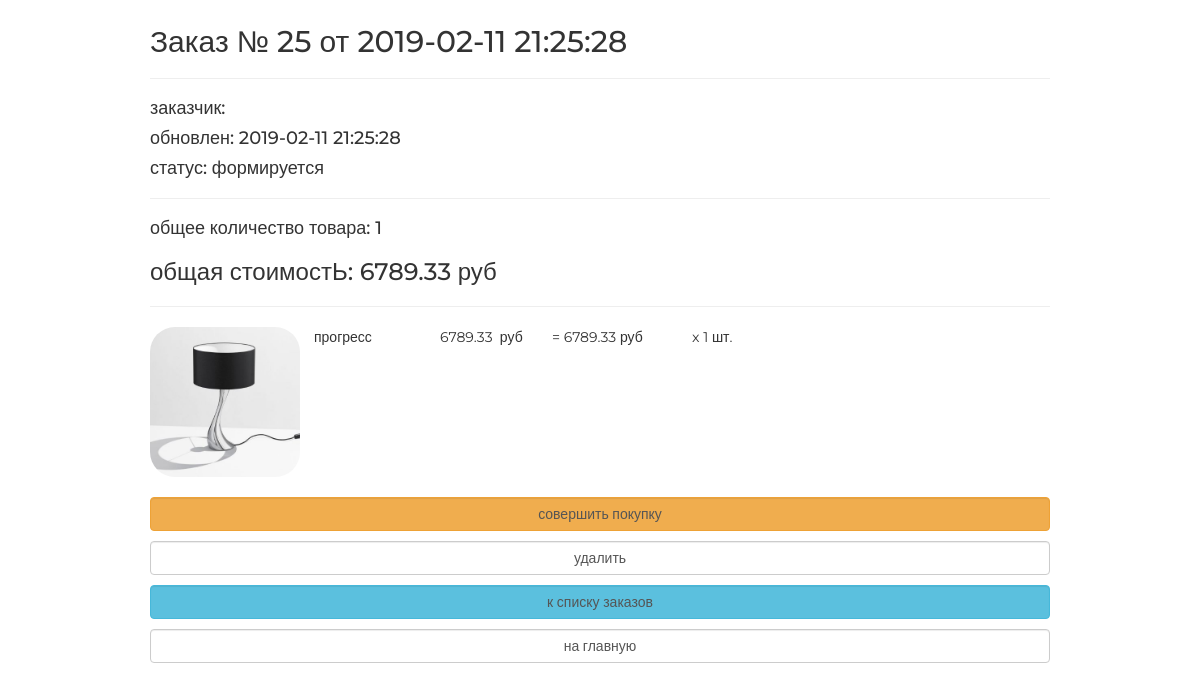
The app's page /order/read/25 with its own data.
### ordersapp/models.py (models this page shows, shortened)
class Order(models.Model):
    FORMING = 'FM'
    SENT_TO_PROCEED = 'STP'
    PROCEED = 'PRD'
    PAID = 'PD'
    READY = 'RDY'
    CANCEL = 'CNC'
    ORDER_STATUS_CHOICES = (
        (FORMING, 'формируется'),
        (SENT_TO_PROCEED, 'отправлен в обработку'),
        (PROCEED, 'обрабатывается'),
        (PAID, 'оплачен'),
        (READY, 'готов к выдаче'),
        (CANCEL, 'отменен'),
    )
    user = models.ForeignKey(settings.AUTH_USER_MODEL, on_delete=models.CASCADE)
    created = models.DateTimeField(verbose_name='создан', auto_now_add=True)
    updated = models.DateTimeField(verbose_name='обновлен', auto_now=True)
    status = models.CharField(verbose_name='статус', max_length=3, choices=ORDER_STATUS_CHOICES, default=FORMING)
    is_active = models.BooleanField(verbose_name='активен', default=True)
    class Meta:
        ordering = ('-created',)
        verbose_name = 'заказ'
        verbose_name_plural = 'заказы'
    def get_total_quantity(self):
        items = self.orderitems.select_related()
        return sum(list(map(lambda x: x.quantity, items)))
    def get_total_cost(self):
        items = self.orderitems.select_related()
        return sum(list(map(lambda x: x.quantity * x.product.price, items)))

class OrderItem(models.Model):
    order = models.ForeignKey(Order, related_name="orderitems", on_delete=models.CASCADE)
    product = models.ForeignKey(Product, verbose_name='продукт', on_delete=models.CASCADE)
    quantity = models.PositiveIntegerField(verbose_name='количество', default=0)
    def get_product_cost(self):
        return self.product.price * self.quantity

### mainapp/models.py (models this page shows, shortened)
class Product(models.Model):
    category = models.ForeignKey(ProductCategory, on_delete=models.CASCADE)
    name = models.CharField(verbose_name='имя продукта', max_length=128)
    image = models.ImageField(upload_to='products_images', blank=True)
    short_desc = models.CharField(verbose_name='краткое описание продукта', max_length=60, blank=True)
    description = models.TextField(verbose_name='описание продукта', blank=True)
    price = models.DecimalField(verbose_name='цена продукта', max_digits=8, decimal_places=2, default=0)
    quantity = models.PositiveIntegerField(verbose_name='количество на складе', default=0)
    is_active = models.BooleanField(verbose_name='активна', default=True)

### ordersapp/views.py (the view)
# urls.py: path('read/<int:pk>', ordersapp.OrderRead.as_view(), name='order_read'),
class OrderRead(DetailView):
    model = Order
    def get_context_data(self, **kwargs):
        context = super(OrderRead, self).get_context_data(**kwargs)
        context['title'] = 'заказ/просмотр'
        return context

### mainapp/context_processors.py (called while the page is built)
def basket(request):
    print(f'context processor basket works')
    basket = []
    if request.user.is_authenticated:
        basket = Basket.objects.filter(user=request.user)
    return {'basket': basket, }

### ordersapp/templatetags/my_template.py (called while the page is built)
def media_folder_products(string):
    if not string:
        string = 'products_images/default.jpg'
    new_string = "{}{}".format(URL_PREFIX, string)
    return new_string

### ordersapp/templates/ordersapp/order_detail.html (shortened to what this page needs)
{% extends 'ordersapp/base.html' %}
{% load static %}
{% load my_template %}
{% block content %}
    {% include 'ordersapp/includes/inc_order_summary.html' %}
    <div class="basket_list">
        {% for item in object.orderitems.select_related %}
            <div class="basket_record">
                <img src="{{ item.product.image|media_folder_products }}" alt="{{ item.product.short_desc }}">
                <span class="product_name">{{ item.product.name }}</span>
                <span class="product_price">{{ item.product.price }} &nbspруб</span>
                <span class="product_quantity">x {{ item.quantity }} шт.</span>
                <span class="product_cost"> = {{ item.get_product_cost }}&nbspруб</span>
            </div>
        {% endfor %}
    </div>
    {% include 'ordersapp/includes/inc_order_actions.html' %}
{% endblock %}

### ordersapp/templates/ordersapp/includes/inc_order_summary.html (shortened to what this page needs)
{% if object %}
    <div class="h2">Заказ № {{ object.pk }} от {{ object.created|date:"Y-m-d H:i:s" }}</div>
    <hr>
    <div class="h4">заказчик: {{ user.last_name }} {{ user.first_name }}</div>
    <div class="h4">обновлен: {{ object.updated|date:"Y-m-d H:i:s" }}</div>
    <div class="h4">статус: {{ object.get_status_display }}</div>
    <hr>
    <div class="h4">
        общее количество товара: <span class="order_total_quantity">{{ object.get_total_quantity }}</span>
    </div>
    <div class="h3">
        общая стоимостЬ: <span class="order_total_cost">{{ object.get_total_cost }}</span> руб
    </div>
{% endif %}
<hr>

### static/css/style.css (style rules this page uses)
* { margin: 0; padding: 0; }
.order_container img { display: block; float: left; width: 150px; border-radius: 25px; }
body { font-family: 'Montserrat', sans-serif; }
html, body { height: 100%; }
.basket_list span.product_name { margin-left: 1em; width: 8em; position: relative; display: block; float: left; }
.basket_list span.product_price { margin-left: 1em; width: 7em; position: relative; display: block; float: left; }
.basket_list span.product_cost { margin-left: 1em; width: 10em; position: relative; display: block; float: left; }
.basket_list .basket_record { position: relative; display: block; height: 170px; float: none; }

### records on screen
Order: pk "25", created "2019-02-11 21:25:28", updated "2019-02-11 21:25:28", status "формируется", get_total_quantity "1", get_total_cost "6789.33"
OrderItem: product.image|media_folder_products (picture), product.name "прогресс", product.price "6789.33", quantity "1", get_product_cost "6789.33"
